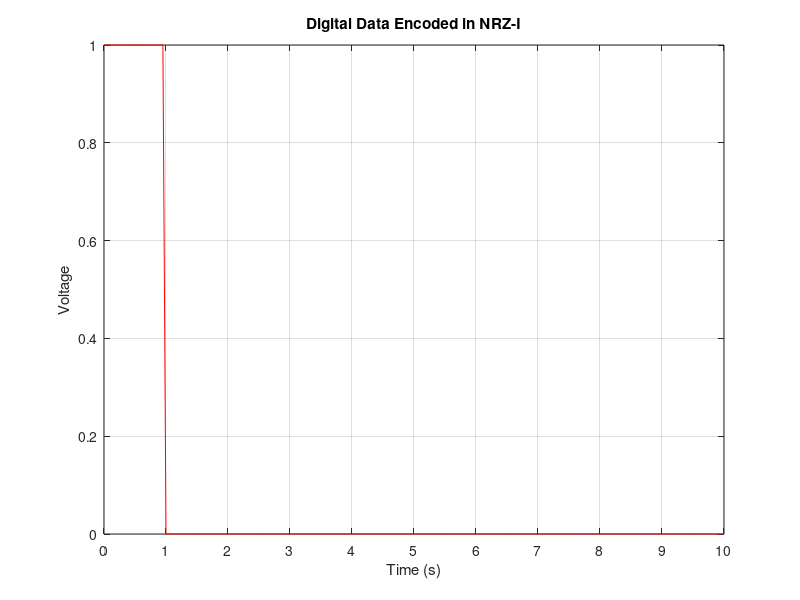

Recreate this plot in MATLAB.
time = 0:0.05:10; 

bit_time = 1; 
no_of_points = bit_time / 0.05; 

points_ones = ones(1, no_of_points);


output = [];

bit_stream = input("Enter digital bits (e.g., [1 0 1 1]): ");

for i = 1:length(bit_stream)
    if bit_stream(i) == 1
        points_ones=points_ones.*-1
    end
    output = [output points_ones];
end

output = [output zeros(1, length(time) - length(output))];

figure;
plot(time, output, 'r');
title('Digital Data Encoded in NRZ-I');
xlabel('Time (s)');
ylabel('Voltage');
grid on;
set(gca, 'XTick', 0:1:max(time));
